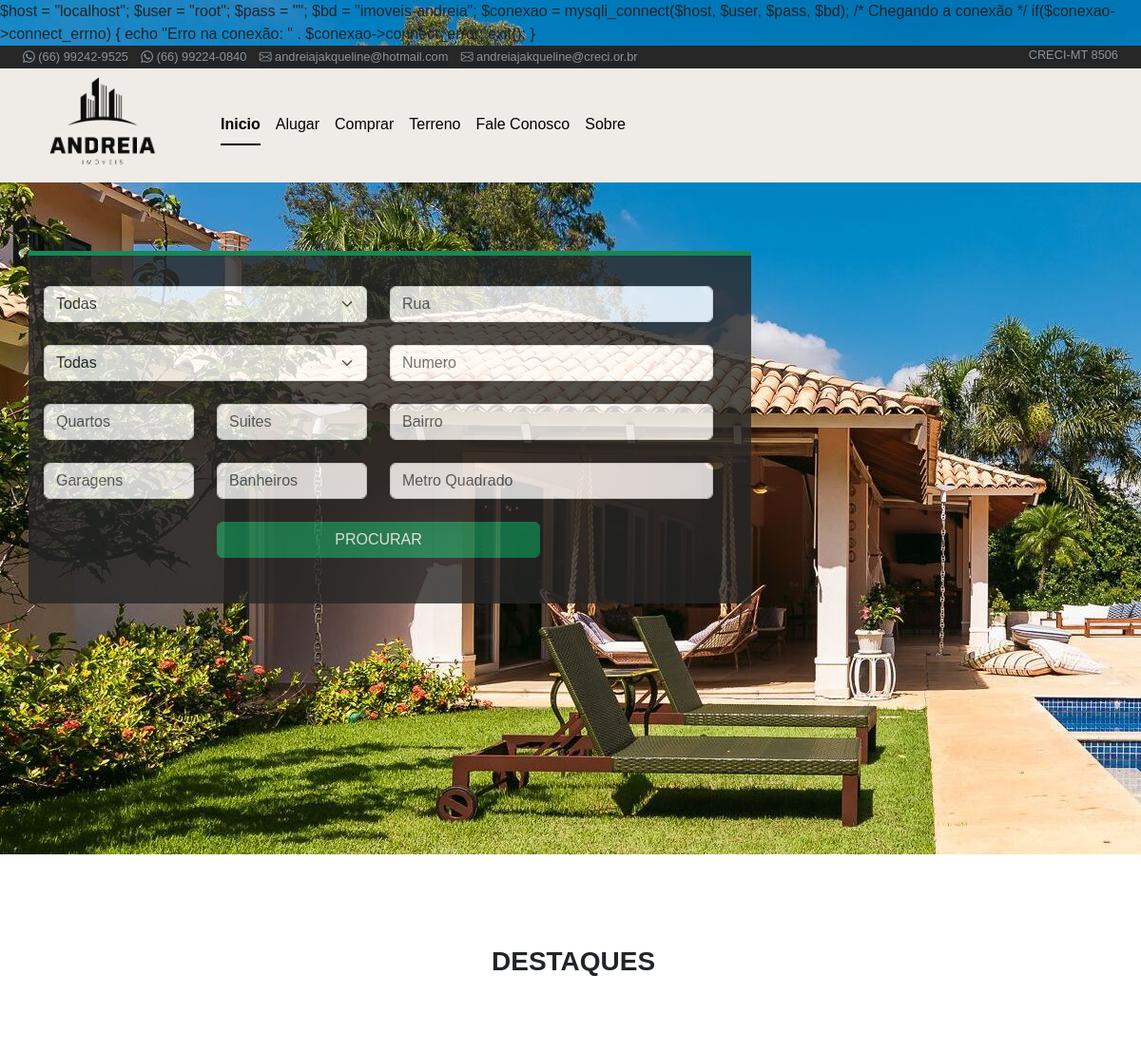
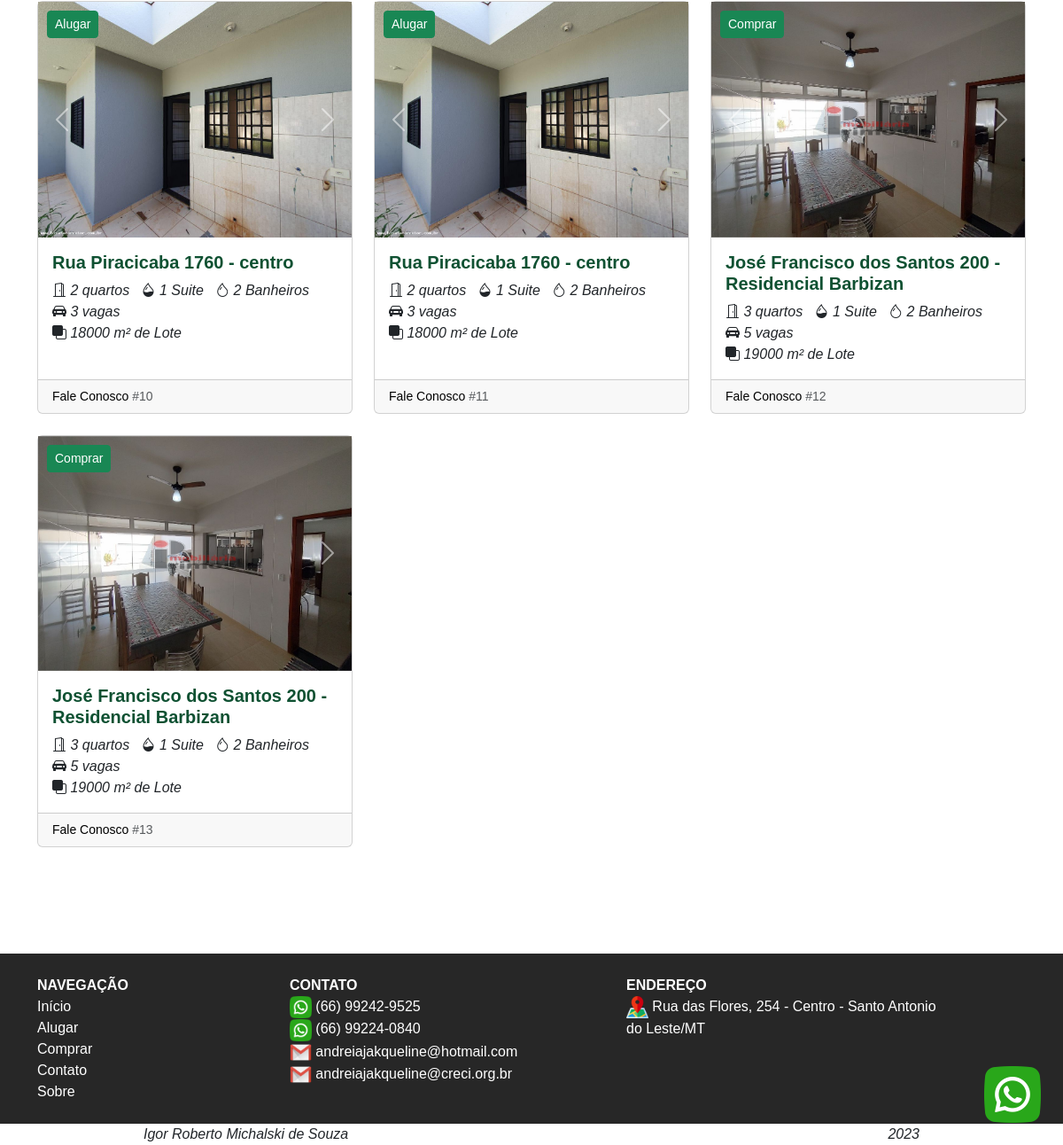
The page / on the database its author committed (2 pictures, top to bottom).
### tables this page shows
CREATE TABLE `imagens` (
  `id` int(11) NOT NULL,
  `moveis_id` int(11) NOT NULL,
  `path` varchar(100) NOT NULL
);

CREATE TABLE `imoveis` (
  `id` int(11) NOT NULL,
  `destaque` tinyint(4) NOT NULL DEFAULT '0',
  `alugar` tinyint(4) NOT NULL DEFAULT '0',
  `comprar` tinyint(4) NOT NULL DEFAULT '0',
  `terreno` tinyint(4) NOT NULL DEFAULT '0',
  `rua` varchar(80) DEFAULT NULL,
  `numero` varchar(20) DEFAULT NULL,
  `cidade` varchar(80) DEFAULT NULL,
  `bairro` varchar(80) DEFAULT NULL,
  `quartos` int(11) DEFAULT NULL,
  `suites` int(11) DEFAULT NULL,
  `banheiros` int(11) DEFAULT NULL,
  `garagens` int(11) DEFAULT NULL,
  `metrosQuadrado` int(11) DEFAULT NULL,
  `descricao` text
);

### index.php (the view, shortened to what this page needs)
<?php
require_once("config.php");
$sql = "SELECT * FROM imoveis WHERE destaque = 1;";
$result = mysqli_query($conexao,$sql);
?>
<!DOCTYPE html>
<html lang="pt-BR" xmlns="http://www.w3.org/1999/xhtml">
<head>
    <link rel="stylesheet" href="css/bootstrap.css">
    <link rel="stylesheet" href="css/plus.css">
    <link rel="stylesheet" href="https://cdn.jsdelivr.net/npm/bootstrap-icons@1.11.3/font/bootstrap-icons.min.css">
</head>
<body class="corpo">
<div class="container-fluid" style="background-color:#272727; color: white">
    <div class="container-fluid">
        <div class="row">
            <div class="col-sm-10 d-flex align-items-center">
                <a href="https://wa.me/5566992429525" style="font-size:80%; text-decoration: none;" class="bi bi-whatsapp text-white-50 bg-dark text-white"  target="_blank"> (66) 99242-9525</a>
                <a href="https://wa.me/5566992240840" style="font-size:80%; text-decoration: none;" class="bi bi-whatsapp text-white-50 bg-dark text-white" target="_blank"> (66) 99224-0840</a>
                <a href="mailto:andreiajakqueline@hotmail.com" style="font-size:80%; text-decoration: none;" class="bi bi-envelope text-white-50 bg-dark text-white" target="_blank"> andreiajakqueline@hotmail.com</a>
                <a href="mailto:andreiajakqueline@creci.or.br" style="font-size:80%; text-decoration: none;" class="bi bi-envelope text-white-50 bg-dark text-white" target="_blank"> andreiajakqueline@creci.or.br</a>
            </div>
            <div class="col-sm-2 align-items-center" align="right">
                <a style="font-size:80%; text-decoration: none;" class=" text-white-50 bg-dark text-white"  target="_blank">CRECI-MT 8506</a>
            </div>
        </div>
    </div>
</div>
<div class="container-fluid" style="background-color:#EFECE8">
    <div class="container-lg">
        <div class="row">
            <div class="col-2">
            <a href="index.php"> <img src="img/logoTotal.png" alt="Logo" width="80%"></a>
            </div>
            <div class="col-10 d-flex align-items-center">
                <ul class="nav nav-underline">
                    <li class="nav-item">
                        <a class="nav-link active text-black" aria-current="page" href="index.php" >Inicio</a>
                    </li>
                    <li class="nav-item">
                        <a class="nav-link text-black" href="alugar.php" >Alugar</a>
                    </li>
                    <li class="nav-item">
                        <a class="nav-link text-black" href="comprar.php">Comprar</a>
                    </li>
                    <li class="nav-item">
                        <a class="nav-link text-black" href="terreno.php">Terreno</a>
                    </li>
                    <li class="nav-item">
                        <a class="nav-link text-black" href="contato.html">Fale Conosco</a>
                    </li>
                    <li class="nav-item">
                        <a class="nav-link text-black" href="sobre.html">Sobre</a>
                    </li>
                </ul>
            </div>
        </div>
    </div>
</div>
<div class="container-lg">
    <div class="row">
        <br>
        <br>
        <br>
    </div>
    <div class="row">
        <div class="col-8 border-top border-5 border-success"></div>
        <div class="col-8 transparencia" style="background-color:#272727">
            <br>
            <br>
            <form class="row g-3" action="pesquisa.php" method="POST">
                <div class="row">
                    <div class="col-6">
                        <select name="tipo" class="form-select" aria-label="Default select example">
                            <option value="0" selected>Todas</option>
                        </select>
                <br>
                <select name="cidade" class="form-select" aria-label="Default select example">
                    <option value="0" selected>Todas</option>
                </select>
                <br>
               <div class="row">
                    <div class="col-6">
                        <input name="quartos" class="form-control" type="number" placeholder="Quartos" aria-label="default input example"><br>
                    </div>
                    <div class="col-6">
                        <input name="suites" class="form-control" type="number" placeholder="Suites" aria-label="default input example"><br>
                    </div>
                </div>
                        <div class="row">
                            <div class="col-6">
                                <input name="garagens" class="form-control" type="text" placeholder="Garagens" aria-label="default input example"><br>
                            </div>
                            <div class="col-6">
                                <input name="banheiros" class="form-control" type="text" placeholder="Banheiros" aria-label="default input example"><br>
                            </div>
                        </div>
            </div>
            <div class="col-6">
                <input name="rua" class="form-control" type="text" placeholder="Rua" aria-label="default input example"><br>
                <input name="numero" class="form-control" type="text" placeholder="Numero" aria-label="default input example"><br>
                <input name="bairro" class="form-control" type="text" placeholder="Bairro" aria-label="default input example"><br>
                <input name="metrosQuadrado" class="form-control" type="text" placeholder="Metro Quadrado" aria-label="default input example"><br>
            </div>
                    <div class="d-grid gap-2 col-6 mx-auto">
                        <button type="submit" class="btn btn-success" id="submit" name="submit">PROCURAR</button>
                        <br>
                </div>
            </div>
            </form>
        </div>
        <div class="col-4"></div>
    </div>
</div>
<div class="container-lg">
<div class="row">
    <br>
    <br>
    <br>
    <br>
    <br>
    <br>
    <br>
    <br>
    <br>
    <br>
    <br>
    <br>
    <br>
    <br>
    <br>
</div>
</div>
<div class="container-lg">
    <div class="row">
        <div class="col-5">
        </div>
        <div class="col-2">
            <h3 align="center"><strong>DESTAQUES</strong></h3>
            <br>
            <br>
            <br>
        </div>
        <div class="col-5"></div>
    </div>
    <div class="row row-cols-1 row-cols-md-3 g-4">
        <?php
        while ($userData = mysqli_fetch_assoc($result)) {
            ?>
            <div class="col">
                <div class="card h-100">
                    <div id="carouselExample<?php echo $userData['id']; ?>" class="carousel slide">
                    <div class="carousel-inner">
                            <?php
                            $controle_activo = 1;
                            $id = $userData['id'];
                            $sql = "SELECT * FROM imagens WHERE moveis_id = $id;";
                            $resultadoCarrosel = mysqli_query($conexao, $sql);
                            while($linhaCarrosel = mysqli_fetch_assoc($resultadoCarrosel)){
                                if($controle_activo){
                                    ?>
                                     <div class="carousel-item active">
                                         <a href="imovel.php?id=<?php echo $userData['id']; ?>"><img src="<?php echo $linhaCarrosel['path']?>" class="d-block w-100" alt="erro<?php echo $userData['id']; ?>"></a>
                                     </div>
                                <?php
                                    $controle_activo = 0;
                                }else{ ?>
                                    <div class="carousel-item">
                                        <a href="imovel.php?id=<?php echo $userData['id']; ?>"><img src="<?php echo $linhaCarrosel['path']?>" class="d-block w-100" alt="erro<?php echo $userData['id']; ?>"></a>
                                     </div>
                                    <?php
                                    }
                                }
                            ?>
                        </div>
                        <button type="button" class="btn btn-success btn-sm botao-card">
                            <?php
                            if($userData['alugar'] == 1)
                                echo "Alugar";
                            else
                                echo "Comprar";
                            ?>
                        </button>
                        <button class="carousel-control-prev" type="button" data-bs-target="#carouselExample<?php echo $userData['id']; ?>" data-bs-slide="prev">
                            <span class="carousel-control-prev-icon" aria-hidden="true"></span>
                        </button>
                        <button class="carousel-control-next" type="button" data-bs-target="#carouselExample<?php echo $userData['id']; ?>" data-bs-slide="next">
                            <span class="carousel-control-next-icon" aria-hidden="true"></span>
                        </button>
                    </div>
                    <div class="card-body">
                        <h5 class="card-title cor-customizada"><?php echo $userData['rua'] . " " . $userData['numero'] .  " - " . $userData['bairro']; ?></h5>
                        <div class="card-text">
                            <?php if ($userData['quartos'] > 0){?>
                                <i class="bi bi-door-open"> <?php echo $userData['quartos']; ?> quartos</i>
                            <?php } ?>
                            <?php if ($userData['suites'] > 0){?>
                                <i class="bi bi-droplet-half"> <?php echo $userData['suites']; ?> Suite</i>
                            <?php } ?>
                            <?php if ($userData['banheiros'] > 0){?>
                                <i class="bi bi-droplet"> <?php echo $userData['banheiros']; ?> Banheiros</i>
                                <br>
                            <?php } ?>
                            <?php if ($userData['garagens'] > 0){?>
                                <i class="bi bi-car-front-fill"> <?php echo $userData['garagens']; ?> vagas</i>
                                <br>
                            <?php } ?>
                            <?php if($userData['metrosQuadrado'] > 0){?>
                                <i class="bi bi-front"> <?php echo $userData['metrosQuadrado']; ?> m² de Lote</i>
                            <?php }?>
                        </div>
                    </div>
                    <div class="card-footer">
                        <small class="text-body-secondary">
                            <a class="text-black" style="text-decoration: none;" href="http://api.whatsapp.com">Fale Conosco</a>
                            <a>#<?php echo $userData['id']; ?></a>
                        </small>
                    </div>
                </div>
            </div>
            <?php
        }
        ?>
    </div>
</div>
    <br>
<br>
<br>
<br>
<br>
<a href="https://wa.me/5566992429525" target="_blank"><img src="img/whatsapp.png" style="height:64px; position:fixed; bottom: 25px; right:25px; z-index:99999;" data-selector="img"></a>
<footer style="background-color:#272727; color: white">
    <div  class="container-lg">
        <br>
        <div class="row">
            <div class="col-sm-3">
            <strong id="clicklink" href="login.php">NAVEGAÇÃO</strong>
                <br>
                <a href="index.php" style="color: white; text-decoration: none">Início</a>
                <br>
                <a href="alugar.php" style="color: white; text-decoration: none">Alugar</a>
                <br>
                <a href="comprar.php" style="color: white; text-decoration: none">Comprar</a>
                <br>
                <a href="contato.html" style="color: white; text-decoration: none">Contato</a>
                <br>
                <a href="sobre.html" style="color: white; text-decoration: none">Sobre</a>
                <br>
            </div>
            <div class="col-sm-4">
                <strong>CONTATO</strong>
                <br>
                <a href="https://wa.me/5566992429525" style="text-decoration: none;" class="text-white" target="_blank"><img width="7%" src="img/whatsapp.png"> (66) 99242-9525</a>
                <br>
                <a href="https://wa.me/5566992240840" style="text-decoration: none;" class="text-white" target="_blank"><img width="7%" src="img/whatsapp.png"> (66) 99224-0840</a>
                <br>
                <a href="mailto:andreiajakqueline@hotmail.com" style="text-decoration: none;" class="text-white" target="_blank" ><img width="7%" src="img/gmail.png"> andreiajakqueline@hotmail.com</a>
                <br>
                <a href="mailto:andreiajakqueline@creci.org.br" style="text-decoration: none;" class="text-white" target="_blank" ><img width="7%" src="img/gmail.png"> andreiajakqueline@creci.org.br</a>
                <br>
            </div>
            <div class="col-sm-4">
                <strong>ENDEREÇO</strong>
                <br>
                <img width="7%" src="img/mapa.png"> Rua das Flores, 254 - Centro - Santo Antonio do Leste/MT
                <br>
            </div>
            <br>
            <br>
        </div>
    </div>
    <br>
</footer>
<address>
    <div class="container w-75">
        <div class="row">
            <div class="col-sm-10">
                <em>Igor Roberto Michalski de Souza</em>
            </div>
            <div align="right" class="col-sm-2">
                <em>2023</em>
            </div>
        </div>
    </div>
</address>
</body>
</html>

### css/plus.css (style rules this page uses)
.corpo { font-family: Arial, sans-serif; margin: 0; align-items: center; justify-content: center; height: 100vh; background-image: url('../img/backgraund2.jpg'); background-repeat: no-repeat; }
.transparencia { opacity: 0.8; }
.cor-customizada { color: #0f5132; font-family: "Arial"; font-weight: bolder; }
.botao-card { position: absolute; top: 10px; left: 10px; z-index: 1; }

### rows shown on the page
imoveis: alugar "Alugar", rua "Rua Piracicaba", numero "1760", bairro "centro", quartos "2", suites "1", banheiros "2", garagens "3", metrosQuadrado "18000", id "10"
imagens: path (picture)
imoveis: alugar "Alugar", rua "Rua Piracicaba", numero "1760", bairro "centro", quartos "2", suites "1", banheiros "2", garagens "3", metrosQuadrado "18000", id "11"
imagens: path (picture)
imoveis: alugar "Comprar", rua "José Francisco dos Santos", numero "200", bairro "Residencial Barbizan", quartos "3", suites "1", banheiros "2", garagens "5", metrosQuadrado "19000", id "12"
imagens: path (picture)
imoveis: alugar "Comprar", rua "José Francisco dos Santos", numero "200", bairro "Residencial Barbizan", quartos "3", suites "1", banheiros "2", garagens "5", metrosQuadrado "19000", id "13"
imagens: path (picture)
